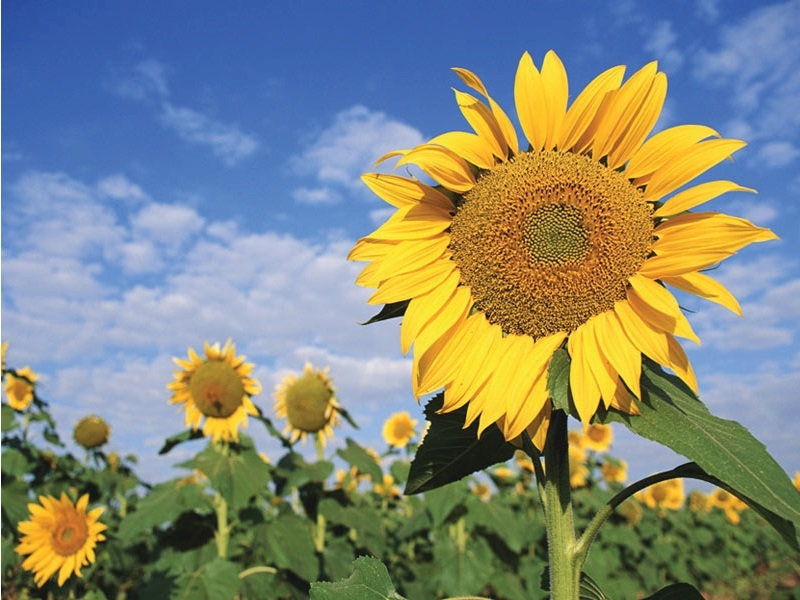
#> input picture OpenCV/images/example2.jpg, 800 x 600 px, found by its file name
$ python Ex23-1.ImageHistogram.py
#> lines starting #> are read from the running program, lines starting #| are printed output that depends on the picture
import numpy as np
import cv2
import matplotlib.pyplot as plt

def histogram():
    img1 = cv2.imread('E:/Python_Study/OpenCV/images/example2.jpg', cv2.IMREAD_GRAYSCALE)
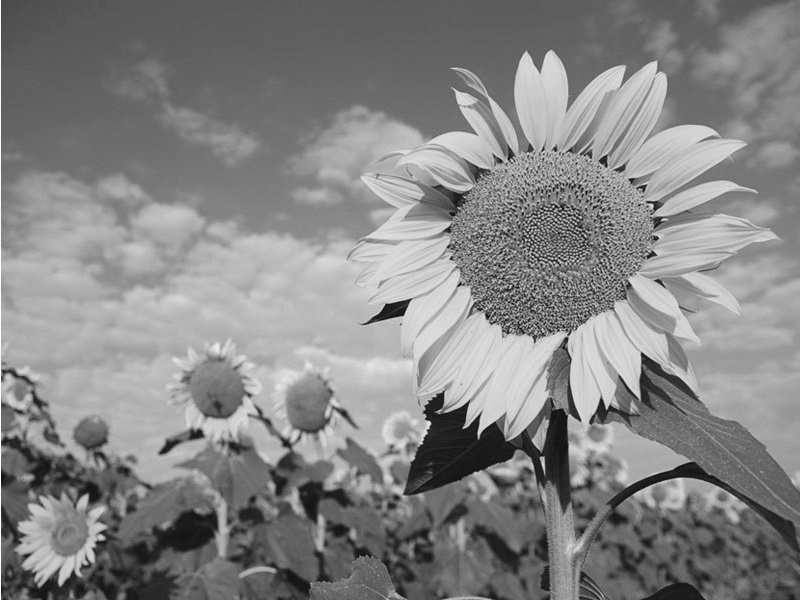
#> img1: shape (600, 800); min 5, max 255, mean 132.9
    img2 = cv2.imread('E:/Python_Study/OpenCV/images/example2.jpg')
#> img2 is the input picture: shape (600, 800, 3); mean B, G, R 123.1, 136.1, 130.3

    hist1 = cv2.calcHist([img1], [0], None, [256], [0,256])
#> hist1 = 256 values, max 8529 at index 94, min 0 at index 0, mean 1875

    #hist2, bins = np.histogram(img1.ravel(), 256, [0,256])

    #hist3 = np.bincount(img1.ravel(), minlength=256)

    plt.plot(hist1, color='k', label='gray')

    #plt.hist(img1.ravel(), 256, [0,256])

    color = ('b', 'g', 'r')
    for i, col in enumerate(color):
        hist = cv2.calcHist([img2], [i], None, [256], [0,256])
        plt.plot(hist, color=col, label=col)
        plt.xlim([0,256])

    plt.legend()
    plt.show()
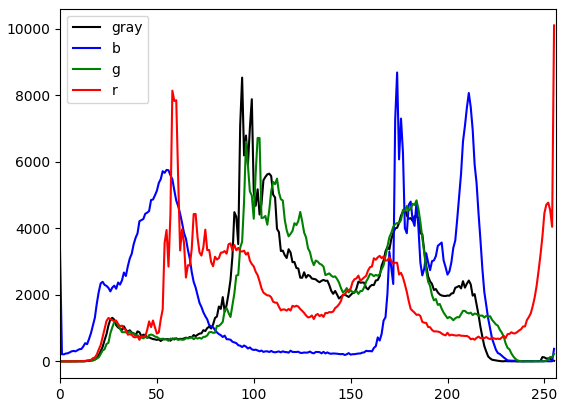
#> figure drawn by matplotlib, 1 panel; curve peaks at x = 94, y = 8529; curve peaks at x = 174, y = 8683; curve peaks at x = 102, y = 6717

histogram()

$ run again, with OpenCV/images/example1.jpg copied over OpenCV/images/example2.jpg
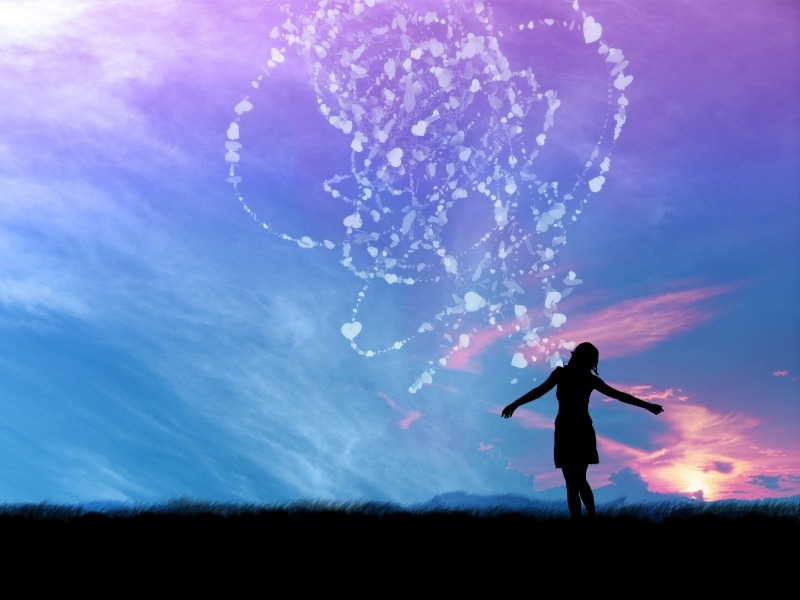
#> input picture OpenCV/images/example1.jpg, 800 x 600 px, found by its file name
#> in histogram, `img1 = cv2.imread('E:/Python_Study/OpenCV/images/example2.jpg', cv2.IM..`:
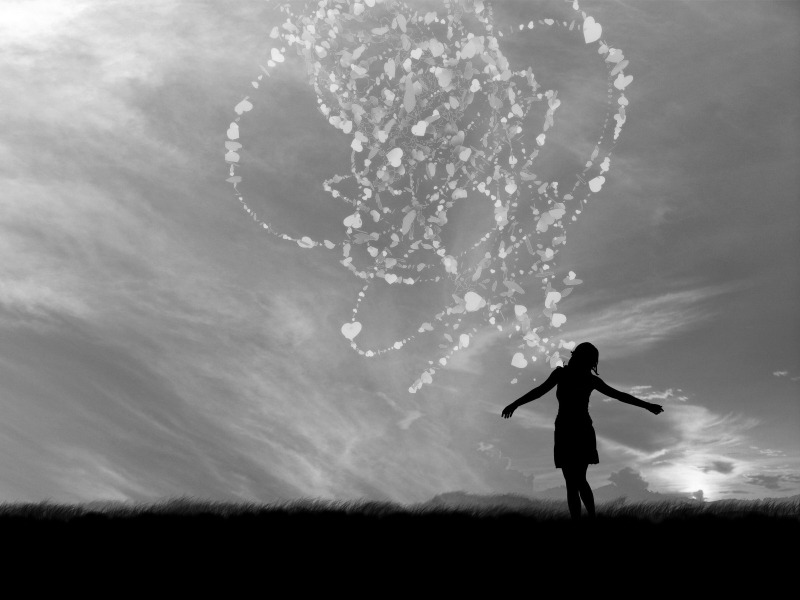
#> img1: shape (600, 800); min 0, max 255, mean 122.5
#> in histogram, img2 is the input picture: shape (600, 800, 3); mean B, G, R 178.6, 120.2, 105.8
#> hist1 = 256 values, max 70104 at index 0, min 72 at index 56, mean 1875
#> in histogram, `plt.show()`:
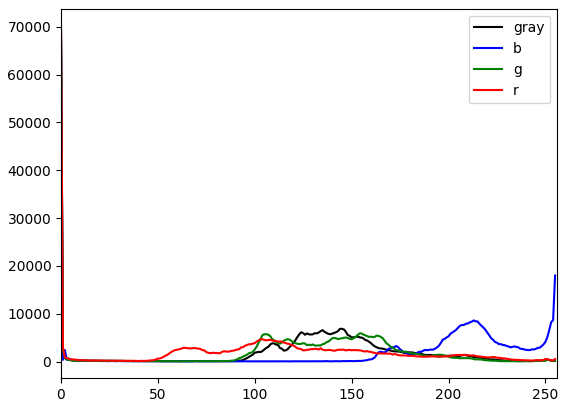
#> figure drawn by matplotlib, 1 panel; curve peaks at x = 0, y = 70104; curve peaks at x = 0, y = 67140; curve peaks at x = 0, y = 69015

$ run again, with OpenCV/images/face.jpg copied over OpenCV/images/example2.jpg
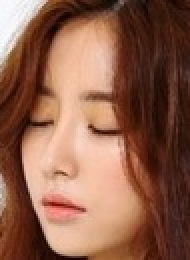
#> input picture OpenCV/images/face.jpg, 95 x 130 px, found by its file name (shown 2 times larger)
#> in histogram, `img1 = cv2.imread('E:/Python_Study/OpenCV/images/example2.jpg', cv2.IM..`:
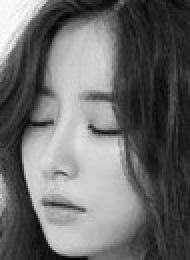
#> img1: shape (130, 95) (shown 2 times larger); min 6, max 255, mean 106.6
#> in histogram, img2 is the input picture: shape (130, 95, 3); mean B, G, R 74.8, 95.3, 140.9
#> hist1 = 256 values, max 189 at index 42, min 0 at index 0, mean 48.24
#> in histogram, `plt.show()`:
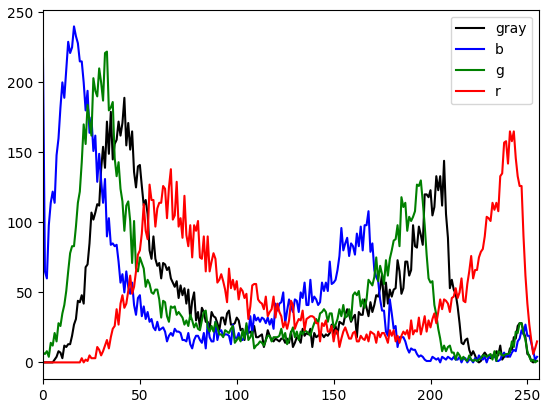
#> figure drawn by matplotlib, 1 panel; curve peaks at x = 42, y = 189; curve peaks at x = 16, y = 240; curve peaks at x = 33, y = 222
